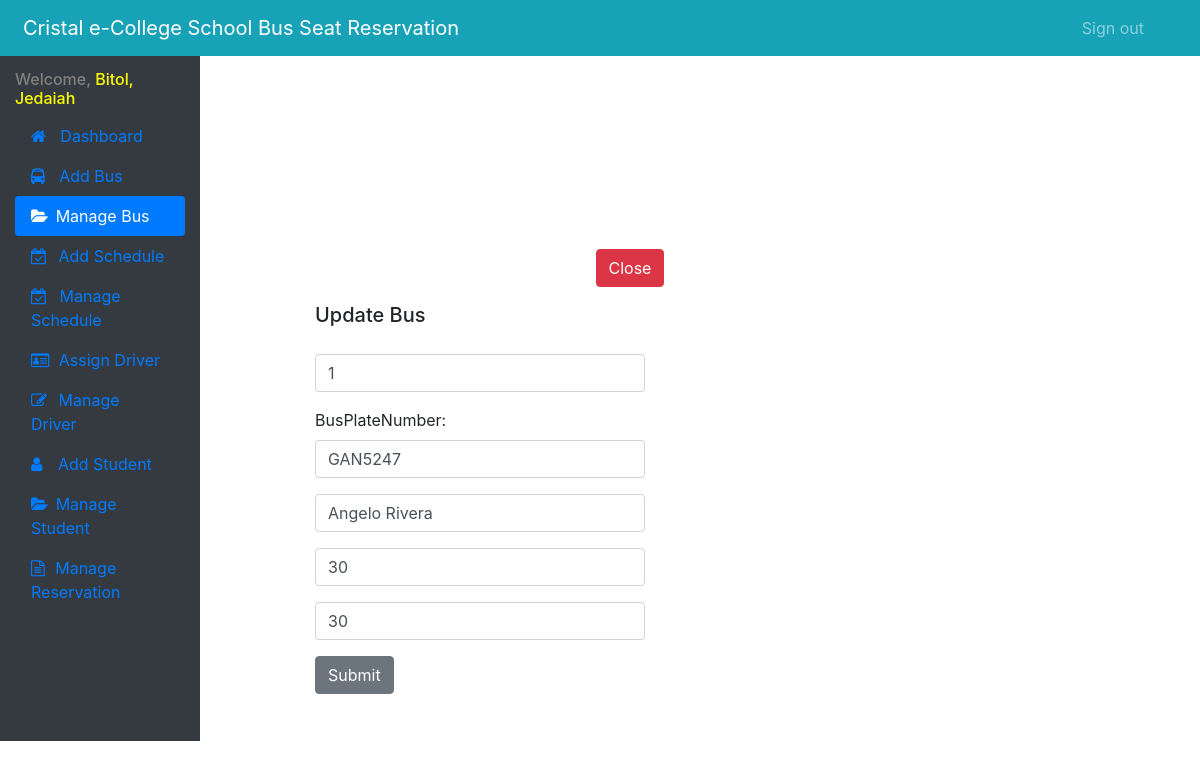
The page /cecadmin/updatebus/1 (signed in) on the database its author committed.
### myapp/models.py (models this page shows, shortened)
class Busses(models.Model):
    busID = models.IntegerField()
    busPlateNumber = models.CharField(max_length=255)
    busDriver = models.CharField(max_length=255)
    numberOfSeats = models.IntegerField()
    numberOfVacancies = models.IntegerField()

### myapp/decorations.py (the view)
        def wrapper_func(request, *args, **kwargs):
            group = None
            if request.user.groups.exists():
                group = request.user.groups.all()[0].name
            if group in allowed_roles:
                return view_func(request, *args, **kwargs)
            else:
                return HttpResponse('You are not authorized to view this page')

### myapp/forms.py
class AddBusForm(ModelForm):
    class Meta:
        model = Busses
        fields = ('busID', 'busPlateNumber', 'busDriver','numberOfSeats', 'numberOfVacancies')
        labels = {
            'busID':'',
            'busPlateNum  ber': '',
            'busDriver': '',
            'numberOfSeats': '',
            'numberOfVacancies': '',
        }
        widgets = {
            'busID': forms.TextInput(attrs={'class':'form-control', 'placeholder': 'Enter Bus ID'}),
            'busPlateNumber': forms.TextInput(attrs={'class':'form-control', 'placeholder': 'Bus Plate Number'}),
            'busDriver': forms.TextInput(attrs={'class':'form-control', 'placeholder': 'Bus Driver'}),
            'numberOfSeats': forms.TextInput(attrs={'class': 'form-control', 'placeholder': 'Number of Seats'}),
            'numberOfVacancies': forms.TextInput(attrs={'class': 'form-control', 'placeholder': 'Number of Vacancies'}),
        }

### myapp/decorations.py (called while the page is built)
def allowed_users(allowed_roles=[]):
    def decorator(view_func):
        def wrapper_func(request, *args, **kwargs):
            group = None
            if request.user.groups.exists():
                group = request.user.groups.all()[0].name
            if group in allowed_roles:
                return view_func(request, *args, **kwargs)
            else:
                return HttpResponse('You are not authorized to view this page')
        return wrapper_func
    return decorator

### myapp/views.py (called while the page is built)
@login_required(login_url='')
@allowed_users(allowed_roles='admin')
def UpdateBus(request, busID):
    busses = Busses.objects.get(busID=busID)
    form = AddBusForm(request.POST or None, instance=busses)
    if form.is_valid():
        form.save()
        return redirect('manage-bus')
    return render(request,'admin/updateBus.html',
                  {'form': form, 'busses':busses})

### myapp/templates/admin/updateBus.html (shortened to what this page needs)
{% extends 'myapp/Sidebar.html' %}
{% block main_content %}
<section class="content">
<nav class="col-md-2 d-inline-block bg-dark sidebar">
          <div class="sidebar-sticky" style="height: 671px;">
            <ul class="nav flex-column nav-pills " style="margin: 8% 0 0 0;">
                <h6 style="color: gray">Welcome, <span style="color:yellow;"> {{ user.last_name }}, {{ user.first_name }}</h6>
              <li class="nav-item">
                <a class="nav-link" href="/cecadmin">
                <i class="fa fa-home" aria-hidden="true" style="margin-right: 10px;"></i>
                   Dashboard
                </a>
              </li>
              <li class="nav-item">
                <a class="nav-link" href='/cecadmin/addbus'>
                <i class="fa fa-bus" aria-hidden="true" style="margin-right: 10px;"></i>
                    Add Bus
                </a>
              </li>
              <li class="nav-item">
                <a class="nav-link active" href="/cecadmin/managebus">
                <i class="fa fa-folder-open" aria-hidden="true" style="margin-right: 3px;"></i>
                  Manage Bus
                </a>
              </li>
              <li class="nav-item">
                <a class="nav-link" href="/cecadmin/addschedule">
                <i class="fa fa-calendar-check-o" aria-hidden="true" style="margin-right: 7px;"></i>
                    Add Schedule
                </a>
              </li>
              <li class="nav-item">
                <a class="nav-link" href="/cecadmin/manageschedule">
                <i class="fa fa-calendar-check-o" aria-hidden="true" style="margin-right: 8px;"></i>
                  Manage Schedule
                </a>
              </li>
              <li class="nav-item">
                <a class="nav-link" href="/cecadmin/assigndriver">
                <i class="fa fa-id-card-o" aria-hidden="true" style="margin-right: 5px;"></i>
                  Assign Driver
                </a>
              </li>
              <li class="nav-item">
                <a class="nav-link" href="/cecadmin/managedriver">
                <i class="fa fa-pencil-square-o" aria-hidden="true" style="margin-right: 7px;"></i>
                  Manage Driver
                </a>
              </li>
              <li class="nav-item">
                <a class="nav-link" href="/cecadmin/addstudent">
                <i class="fa fa-user" aria-hidden="true" style="margin-right: 11px;"></i>
                  Add Student
                </a>
              </li>
              <li class="nav-item">
                <a class="nav-link" href="/cecadmin/managestudent">
                <i class="fa fa-folder-open" aria-hidden="true" style="margin-right: 3px;"></i>
                  Manage Student
                </a>
              </li>
              <li class="nav-item">
                <a class="nav-link" href="managereservation">
                <i class="fa fa-file-text-o" aria-hidden="true" style="margin-right: 6px;"></i>
                  Manage Reservation
                </a>
              </li>
            </ul>
          </div>
        </nav>
</section>
<div class="container"  style="width:30%; display:float; margin: -41% 0 0 25%;">
        <a href='/cecadmin/managebus' style="margin:0 0 0 85%;"><input type="submit" value="Close" class="btn btn-Danger"></a>
            <h5 style="margin:5% 0 -4% 0;"> Update Bus</h5>
                <form action="" method=POST>
                <div class="card-body">
                </div>
                    {{ form.as_p }}
                    <input type="submit" value="Submit" class="btn btn-secondary">
                </form>
        </div>
{% endblock main_content %}

### rows shown on the page
Busses: busID "1", busPlateNumber "GAN5247", busDriver "Angelo Rivera", numberOfSeats "30", numberOfVacancies "30"

### other values the page prints
{{ user.last_name }} "Bitol"
{{ user.first_name }} "Jedaiah"
